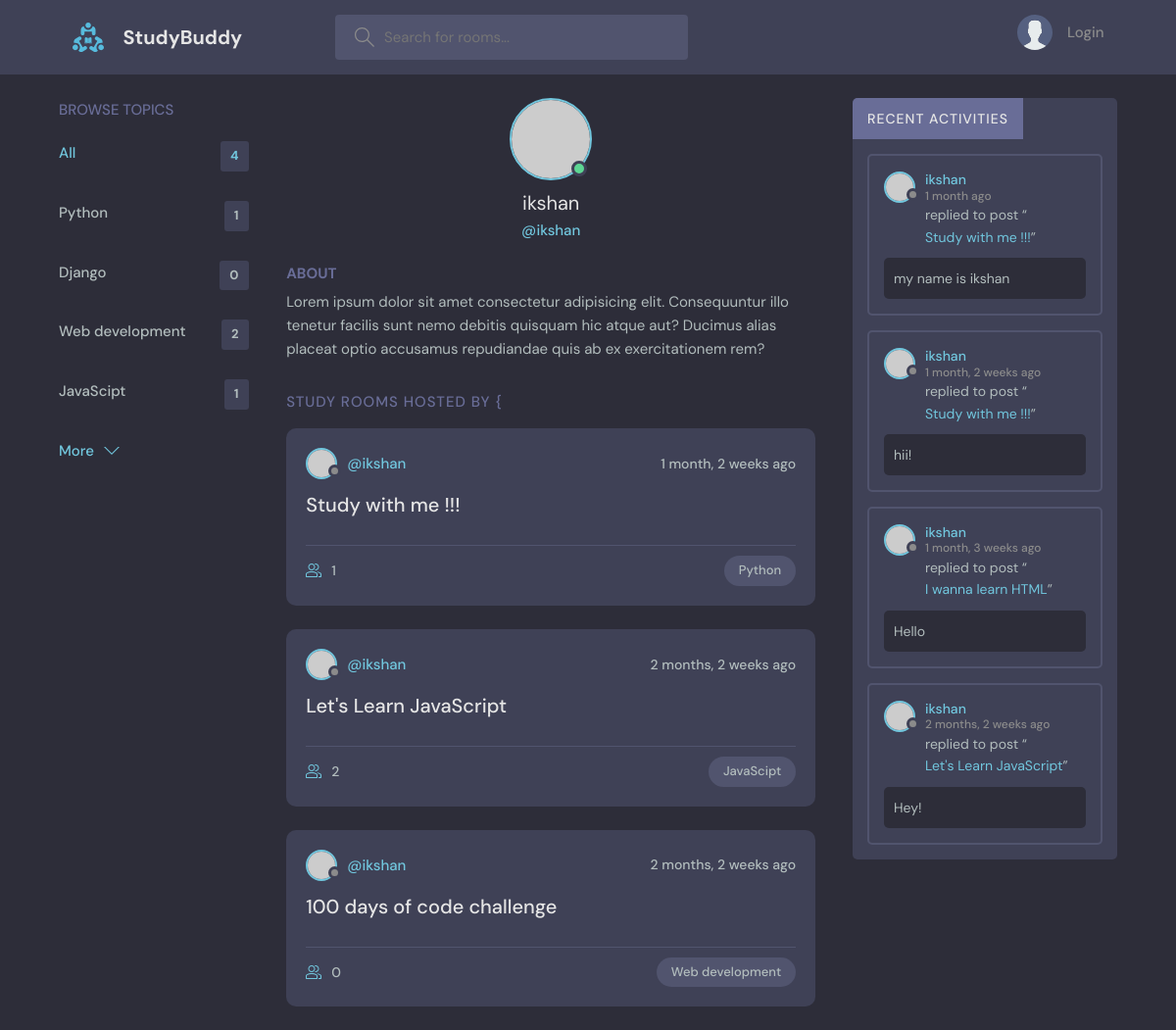
/profile/1/, run on an earlier commit of the app's database.
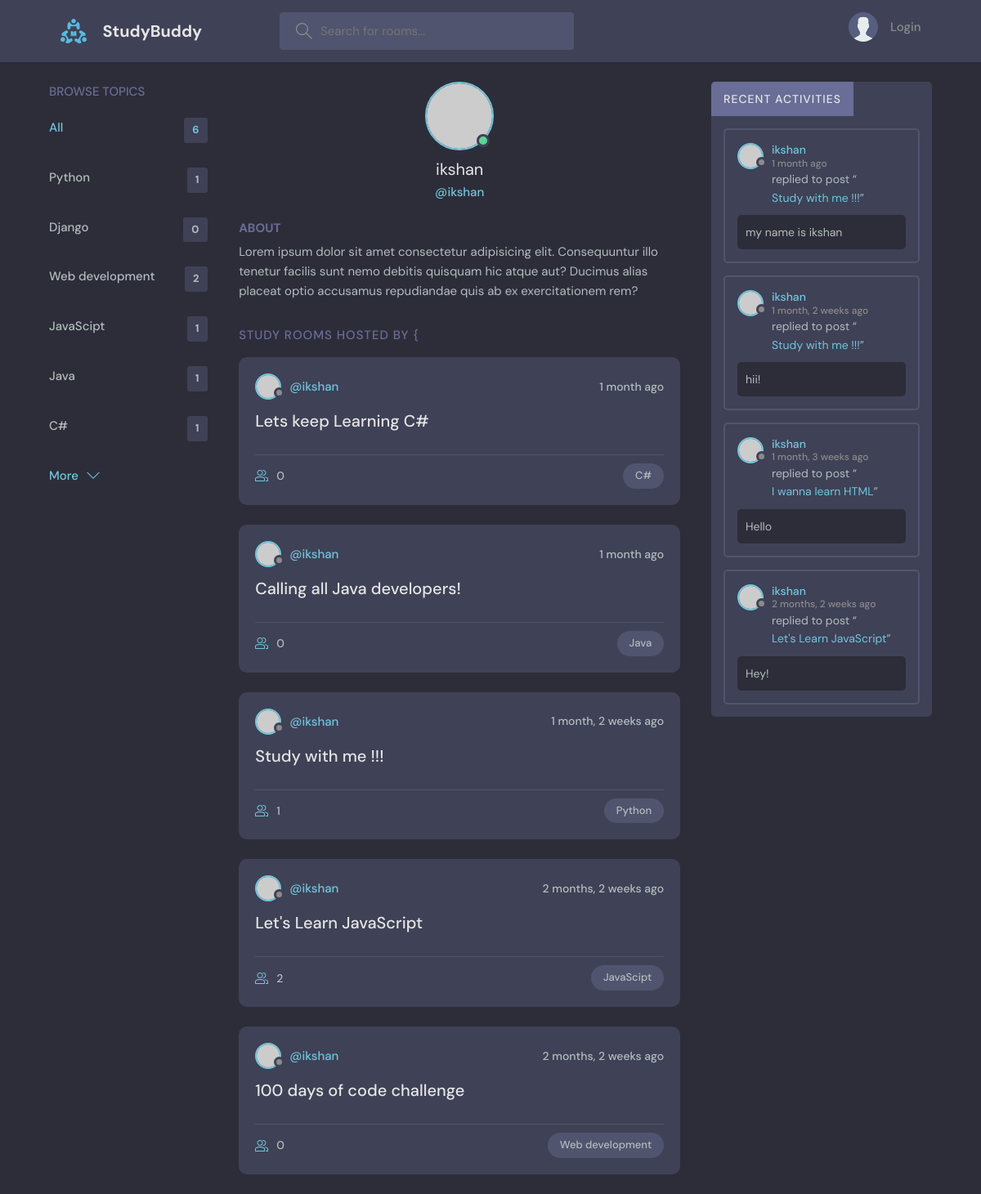
And on a later commit of the database.
### base/models.py (models this page shows, shortened)
class Topic(models.Model):
    name = models.CharField(max_length=200)

class Room(models.Model):
    host = models.ForeignKey(User, on_delete=models.SET_NULL, null=TRUE)
    topic = models.ForeignKey(Topic, on_delete=models.SET_NULL, null=TRUE)# A room can have only one topic
    name=models.CharField(max_length=200)
    description=models.TextField(null=True, blank = True) #black =true means that if we make it a form then this feild can still be empty and not give any error
    participants =  models.ManyToManyField(User, related_name='participants', blank=True) #we are creating a many to many field
    updated= models.DateTimeField(auto_now=True) # auto now = true takes a snapshot everytime we save
    created = models.DateTimeField(auto_now_add=True)# auto now add= true takes only the snapshot at the first instance and after that even if we save again, it wont take another snapshot
    class Meta:
        ordering = ['-updated','-created'] #we do this to make sure that when we opst anything using the room_frm, the newst thingy comes at the top
    def __str__(self):
        return self.name

class Message(models.Model): #the chatbot messages model
    user = models.ForeignKey(User, on_delete=models.CASCADE)
    room =  models.ForeignKey(Room, on_delete=models.CASCADE) #this establishes a relationship between the parent model i.e the room and a child model which in this case is the message model, and ondelete we are cascading it i.e deleting all the messages if a room is deleted
    body = models.TextField()
    updated = models.DateTimeField(auto_now=True)
    created = models.DateTimeField(auto_now_add=True)
    class Meta:
        ordering = ['-updated','-created']
    def __str__(self):
        return self.body[0:50]

### base/views.py (the view)
# urls.py: path('profile/<str:pk>/',views.userProfile, name="user-profile"),
def userProfile(request, pk):
    user = User.objects.get(id = pk)
    rooms = user.room_set.all() #remember we can get all the children of a specific object by doing the model name and then underscore set and then whatever we want there so in this case we're getting all of them, in this case parent is the user and children are the rooms that are linked with the particular user
    room_messages = user.message_set.all()
    topics = Topic.objects.all()
    context = {'user':user, 'rooms':rooms, 'topics':topics,'room_messages':room_messages}
    return render(request,'base/profile.html',context)

### base/templates/base/profile.html (shortened to what this page needs)
{% extends 'main.html' %}
{% block content %}
  <main class="profile-page layout layout--3">
    <div class="container">
      {% include 'base/topics_component.html' %}
      <div class="roomList">
        <div class="profile">
          <div class="profile__avatar">
            <div class="avatar avatar--large active">
              <img src="https://randomuser.me/api/portraits/men/11.jpg" />
            </div>
          </div>
          <div class="profile__info">
            <h3>{{user.username}}</h3>
            <p>@{{user.username}}</p>
          </div>
          <div class="profile__about">
            <h3>About</h3>
            <p>
              Lorem ipsum dolor sit amet consectetur adipisicing elit. Consequuntur illo tenetur
              facilis sunt nemo debitis quisquam hic atque aut? Ducimus alias placeat optio
              accusamus repudiandae quis ab ex exercitationem rem?
            </p>
          </div>
        </div>
        <div class="roomList__header">
          <div>
            <h2>Study Rooms Hosted by {</a>
            </h2>
          </div>
        </div>
      {% include 'base/feed_component.html' %}
      </div>
      {% include 'base/activity_component.html' %}
    </div>
  </main>
{% endblock content %}

### base/templates/base/topics_component.html
<div class="topics">
  <div class="topics__header">
    <h2>Browse Topics</h2>
  </div>
  <ul class="topics__list">
    <li>
      <a href="{% url 'home' %}" class="active">All <span>{{topics.count}}</span></a>
    </li>
    {% for topic in topics %}
    <li>
      <a href="{% url 'home'  %}?q={{topic.name}}">{{topic.name}}<span>{{topic.room_set.all.count}}</span></a>
    </li>
    {% endfor %}
  </ul>
  <a class="btn btn--link" href="{% url 'topics' %}">
    More
    <svg
      version="1.1"
      xmlns="http://www.w3.org/2000/svg"
      width="32"
      height="32"
      viewBox="0 0 32 32"
    >
      <title>chevron-down</title>
      <path d="M16 21l-13-13h-3l16 16 16-16h-3l-13 13z"></path>
    </svg>
  </a>
</div>

### base/templates/base/feed_component.html (shortened to what this page needs)
{% for room in rooms %}
<div class="roomListRoom">
    <div class="roomListRoom__header">
      <a href="{% url 'user-profile' room.host.id %}" class="roomListRoom__author">
        <div class="avatar avatar--small">
          <img src="https://randomuser.me/api/portraits/women/11.jpg" />
        </div>
        <span>@{{room.host.username}}</span>
      </a>
      <div class="roomListRoom__actions">
        <span>{{room.created|timesince}} ago</span>
      </div>
    </div>
    <div class="roomListRoom__content">
      <a href="{% url 'room' room.id %}">{{room.name}}</a>
    </div>
    <div class="roomListRoom__meta">
      <a href="{% url 'room' room.id %}" class="roomListRoom__joined">
        {{room.participants.all.count}}
      </a>
      <p class="roomListRoom__topic">{{room.topic.name}}</p>
    </div>
</div>
{% endfor %}

### base/templates/base/activity_component.html (shortened to what this page needs)
<div class="activities">
  <a href="{% url 'activities' %}">
    <div class="activities__header">
      <h2>Recent Activities</h2>
    </div>
  </a>
  {% for message in room_messages %}
  <div class="activities__box">
    <div class="activities__boxHeader roomListRoom__header">
      <a href="{% url 'user-profile' message.user.id %}" class="roomListRoom__author">
        <div class="avatar avatar--small">
          <img src="https://randomuser.me/api/portraits/women/11.jpg" />
        </div>
        <p>
          {{message.user}}
          <span>{{message.created|timesince}} ago</span>
        </p>
      </a>
    </div>
    <div class="activities__boxContent">
      <p>
        replied to post “<a href="{% url 'room' message.room.id %}">{{message.room.name}}</a
        >”
      </p>
      <div class="activities__boxRoomContent">
        {{message.body}}
      </div>
    </div>
  </div>
  {% endfor %}
</div>

What changed in the data, as far as the page shows it:
added Topic: name "Java", room_set.all.count "1"
added Topic: name "C#", room_set.all.count "1"
added Room: host.username "ikshan", created "1 month", name "Lets keep Learning C#", participants.all.count "0", topic.name "C#"
added Room: host.username "ikshan", created "1 month", name "Calling all Java developers!", participants.all.count "0", topic.name "Java"
Also different on the page:
{{ topics.count }}: "4" → "6"
